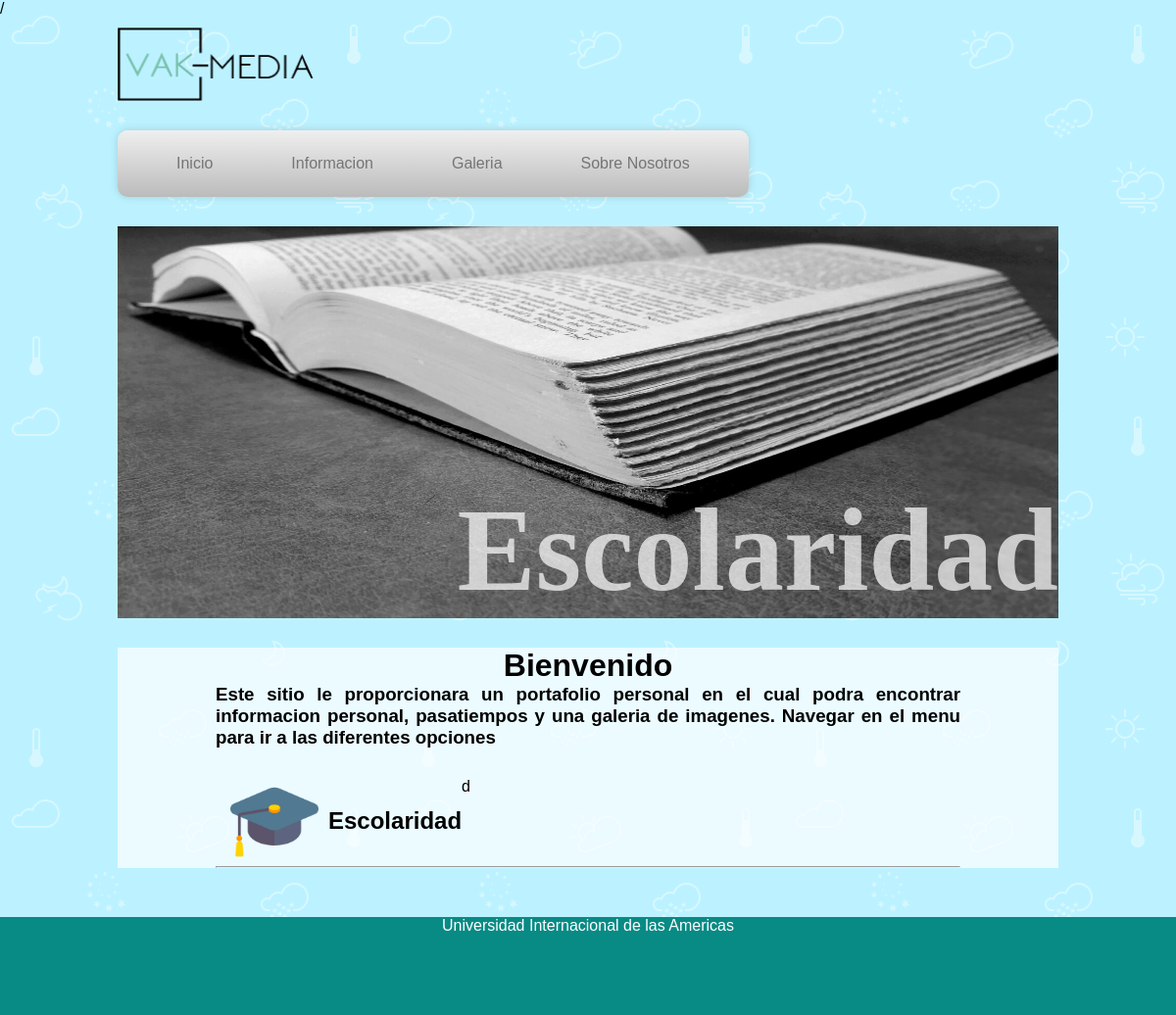
The page /Proyecto2/escolaridad.php?id=1 on the database as committed earlier.
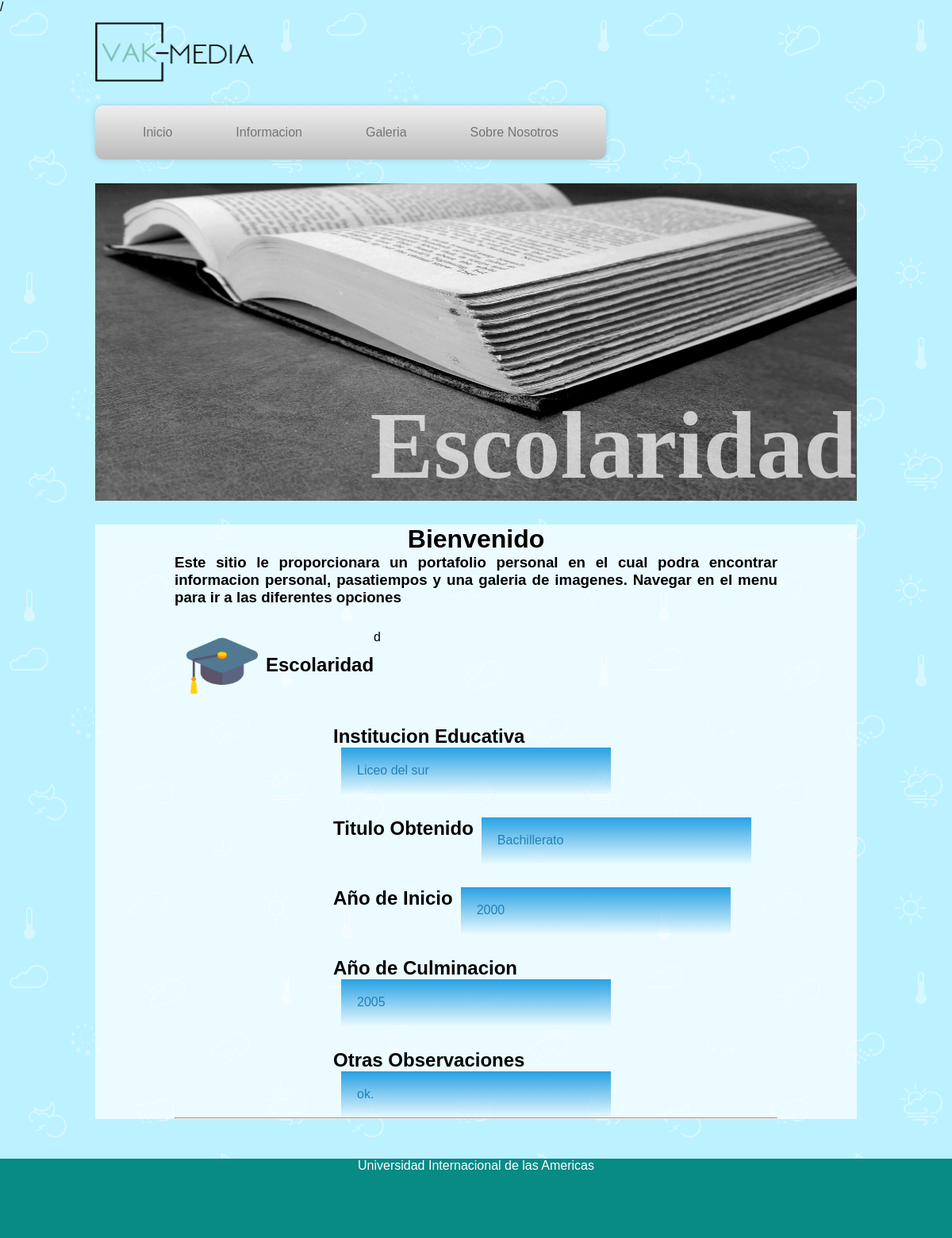
The same page on the database as committed later.
### tables this page shows
CREATE TABLE `escolaridad` (
  `ID` int(11) NOT NULL AUTO_INCREMENT,
  `InstitucionEduc` varchar(45) DEFAULT NULL,
  `TituloObtenido` varchar(45) NOT NULL,
  `AñoInicio` varchar(45) DEFAULT NULL,
  `AñoCulminacion` varchar(45) DEFAULT NULL,
  `Observaciones` varchar(45) DEFAULT NULL,
  `Cedula` int(11) NOT NULL,
  PRIMARY KEY (`ID`),
  KEY `escolaridad-persona_idx` (`Cedula`),
  CONSTRAINT `escolaridad-persona` FOREIGN KEY (`Cedula`) REFERENCES `persona` (`Cedula`) ON DELETE NO ACTION ON UPDATE NO ACTION
);

### Proyecto2/bl/ConsultaEscolaridad.php (called while the page is built)
<?php
include 'php/conectar.php';
include 'php/obtener.php';
if(isset($_GET['id'])) {
    $id = $_GET['id'];
}
$escolaridad = new Persona();
$datos = $escolaridad ->getEscolaridadporID($id);
?>/

### Proyecto2/php/conectar.php (called while the page is built, shortened)
<?php
	class Conectar
	{
		public $username = 'root';
		public $password = 'Proyecto1234';
		public $hostname = 'localhost:3306';
		public $database = 'u384523145_prpii';
		public function getUsername() {
			return $this->username;
		}
		public function getPassword() {
			return $this->password;
		}
		public function getHostname() {
			return $this->hostname;
		}
		public function getDatabase() {
			return $this->database;
		}
		public function conectar() {
			try{
				$conexion = mysqli_connect(
					$this->getHostname(),
					$this->getUsername(),
					$this->getPassword(),
					$this->getDatabase()
				);
				return $conexion;
			} catch(Exception $e) {
				echo $e->getMessage();
				exit;
			}
		}
	}

### Proyecto2/php/obtener.php (called while the page is built, shortened)
<?php
class Persona extends Conectar
{
	public $resultado = array();
    public function getEscolaridadporID($id) {
        try {
            $sql = "SELECT * FROM escolaridad where cedula = ".$id ;
            $query = mysqli_query(self::conectar(), $sql);
            $i = 0;
            while ($queryData = mysqli_fetch_assoc($query)) {
                $this->resultado[$i] = $queryData;
                $i++;
            }
            return $this->resultado;
        } catch (Exception $e) {
            echo $e->getMessage();
            exit;
        }
    }
}

### Proyecto2/escolaridad.php (the view, shortened to what this page needs)
<?php
	include 'bl/ConsultaEscolaridad.php';
	?>
	<?php include 'header.php'; ?>
	<div class="slide">
		<img src="images/slider-escolaridad.jpg">
		<h2> Escolaridad </h2>
	</div>
	<div class="headerContent">
		<div class="headerContentContainer">
			<p><h1>Bienvenido</h1></p>
			<p><h3>Este sitio le proporcionara un portafolio personal en el cual podra encontrar informacion personal, pasatiempos y una galeria de imagenes. Navegar en el menu para ir a las diferentes opciones </h3></p>
		</div>
	</div>
	<div class="informacion">
		<div class="header-seccion">d
			<img src="images/iconoEscolaridad.png">
			<h2> Escolaridad </h2>
		</div>
		<?php foreach ($datos as $linea){?>
		<div class="seccion">
				<h2 class="encabezado-informacion" id="lblIE"> Institucion Educativa </h2>
				<p class="contenido-informacion" id="txtIE"><?php echo $linea['InstitucionEduc']?></p>
		</div>
		<div class="seccion">
				<h2 class="encabezado-informacion" id="lblTO"> Titulo Obtenido </h2>
				<p class="contenido-informacion" id="txtTO"><?php echo $linea['TituloObtenido']?></p>
		</div>
		<div class="seccion">
				<h2 class="encabezado-informacion" id="lblAI"> Año de Inicio </h2>
				<p class="contenido-informacion" id="txtAI"><?php echo $linea['AñoInicio']?></p>
		</div>
		<div class="seccion">
				<h2 class="encabezado-informacion" id="lblAC"> Año de Culminacion</h2>
				<p class="contenido-informacion" id="txtAC"><?php echo $linea['AñoCulminacion']?></p>
		</div>
		<div class="seccion">
				<h2 class="encabezado-informacion" id="lblObs">Otras Observaciones</h2>
				<p class="contenido-informacion" id="txtObs"><?php echo $linea['Observaciones']?>.</p>
		</div>
		<?php }?>
		<hr>
	</div>
</div>
<?php include 'footer.php'; ?>

### Proyecto2/header.php (shortened to what this page needs)
<!DOCTYPE html>
<html>
<head>
	<link rel="stylesheet" type="text/css" href="css/style.css">
</head>
<body>
	<div class="wrapper">
		<header>
			<div class="logo">
				<a href="#"><img src="images/logo.png"></a>
		<nav>
        	<ul id="menu">
          		<li><a href="index.php">Inicio</a></li>
          		<li><a href="information.php?id=1">Informacion</a>
          		</li>
          		<li><a href="Galeria.php">Galeria</a></li>
          		<li><a href="aboutus.php">Sobre Nosotros</a></li>
        	</ul>
      </nav>
		</header>

### Proyecto2/footer.php
<footer>
	Universidad Internacional de las Americas
</footer>
</body>
</html>

### Proyecto2/css/style.css (style rules this page uses)
* { padding: 0; margin: 0; font-family: arial; }
.wrapper { width: 960px; margin: 0 auto; text-align: justify; }
body { background-image: url("../images/Fondo2.png"); }
.logo a img { width: 200px; height: 75px; margin-top: 10px; }
nav { margin-top: 30px; }
nav ul { background: #efefef; background: linear-gradient(top, #efefef 0%, #bbbbbb 100%); background: -moz-linear-gradient(top, #efefef 0%, #bbbbbb 100%); background: -webkit-linear-gradient(top, #efefef 0%,#bbbbbb 100%); box-shadow: 0px 0px 9px rgba(0,0,0,0.15); padding: 0 20px; align-items: center; border-radius: 10px; list-style: none; position: relative; display: inline-table; }
nav ul:after { content: ""; clear: both; display: block; }
nav ul li { float: left; }
nav ul li a { display: block; padding: 25px 40px; color: #757575; text-decoration: none; }
.headerContent { background-color: rgba(255,255,255,0.7); padding: 0 100px; margin-top: 30px; }
.headerContent h1 { text-align: center; }
.headerContent h3 { text-align: justify; }
footer { text-align: center; color: white; margin-top: 50px; width: 100%; height: 100px; background-color: #088A85; }
.slide { margin-top: 30px; position: relative; width: 100%; height: 400px; }
.slide img { width: 100%; height: 400px; position: absolute; }
.slide h2 { position: absolute; bottom: 0; right: 0; font-family: "Blackadder ITC"; font-size: 120px; color: rgba(255,255,255,0.7); }
.informacion { background-color: rgba(255,255,255,0.7); padding: 0px 100px; margin: 0; }
.seccion { padding-top: 30px; margin-left: 200px; }
.seccion h2 { float: left; }
.seccion p { background-image: -webkit-gradient(linear, 0 top, 0 bottom, from(rgba(33, 158, 226, 0.97)), to(rgba(33, 158, 226, 0.03))); text-align: justify; margin-left: 10px; width: 300px; color: rgba(19, 120, 174, 0.88); padding: 20px; transition: all 1s ease; float: left; }
.header-seccion { padding-top: 30px; }
.header-seccion img { width: 90px; height: 90px; margin-left: 15px; float: left; }
.header-seccion h2 { margin-top: 30px; margin-left: 10px; float: left; }

Rows that differ between the two databases and show on the page:
added escolaridad: InstitucionEduc "Liceo del sur", TituloObtenido "Bachillerato", AñoInicio "2000", AñoCulminacion "2005", Observaciones "ok"
